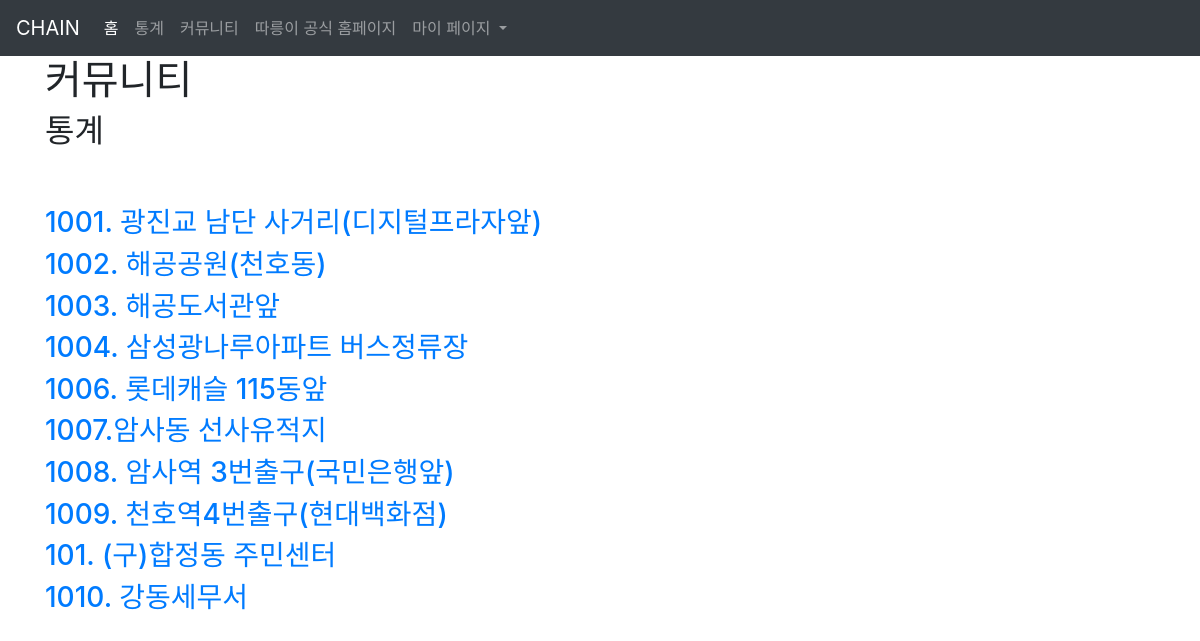
/community/, run on the app's committed database.
### community/models.py (models this page shows, shortened)
class Station(models.Model):
    stationName = models.CharField('STATION_NAME', max_length=50, default='station_name')
    stationId = models.CharField('ID', max_length=50, unique=True)
    latitude = models.DecimalField('LAT', decimal_places=13, max_digits=17, null=True)
    longitude = models.DecimalField('LNT', decimal_places=13, max_digits=17, null=True)
    parkingBikeTotCnt = models.IntegerField('PARKED_BIKES', null=True)
    class Meta:
        ordering = ('stationName',)
    def get_absolute_url(self):
        return reverse('community:station_detail', args=(self.pk,))

### community/views.py (the view)
# urls.py: path('', CommuLV.as_view(), name='index'),
class CommuLV(ListView):
    model = Station
    paginate_by = 10

### community/templates/community/station_list.html (shortened to what this page needs)
{% extends 'base.html' %}
{% block content %}
    <h1>커뮤니티</h1>
    <h2>통계</h2>
    <br>
    <br>
    {% for station in station_list %}
        <h3><a href="{{ station.get_absolute_url }}">    {{ station.stationName }}</a></h3>
    {% endfor %}
{% endblock %}

### data on the page
Station: stationName "1001. 광진교 남단 사거리(디지털프라자앞)"
Station: stationName "1002. 해공공원(천호동)"
Station: stationName "1003. 해공도서관앞"
Station: stationName "1004. 삼성광나루아파트 버스정류장"
Station: stationName "1006. 롯데캐슬 115동앞"
Station: stationName "1007.암사동 선사유적지"
Station: stationName "1008. 암사역 3번출구(국민은행앞)"
Station: stationName "1009. 천호역4번출구(현대백화점)"
Station: stationName "101. (구)합정동 주민센터"
Station: stationName "1010. 강동세무서"
